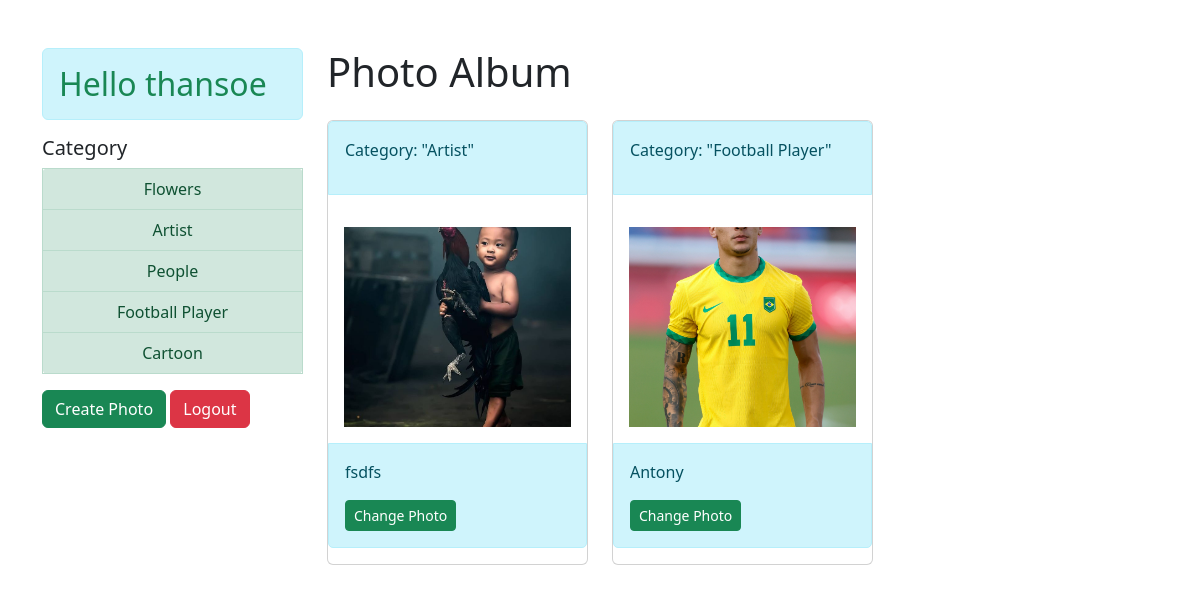
The app's page /photo (signed in) with its own data.
### photo/models.py (models this page shows, shortened)
class Category(models.Model):
     user = models.ForeignKey(User, on_delete=models.SET_NULL, null=True, blank=True)
     name = models.CharField(max_length=50)
     def __str__(self):
          return self.name

class Photo(models.Model):
     category = models.ForeignKey(Category, on_delete=models.CASCADE)
     title = models.CharField(max_length=100)
     image = models.ImageField(upload_to='photo_album')

### photo/views.py (the view)
# urls.py: path('photo', views.photo_album, name="photoAlbum"),
@login_required(login_url='loginpage')
def photo_album(request):
     user = request.user
     category = request.GET.get('category')
     photos = Photo.objects.all()
     categories = Category.objects.all()
     if category == None:
          photos = Photo.objects.filter(category__user=user)
     else:
          photos = Photo.objects.filter(category__name=category)
     context = {
          'categories':categories,
          'photos':photos
     }
     return render(request, 'photo/photo_index.html', context)

### templates/photo/photo_index.html (shortened to what this page needs)
<!DOCTYPE html>
<html lang="en">
     <head>
          <link href="https://cdn.jsdelivr.net/npm/bootstrap@5.2.1/dist/css/bootstrap.min.css" rel="stylesheet"
>
     </head>
     <body>
          <div class="photo mt-5 container">
               <div class="row ">
                    <div class="col-lg-3">
                         <h2 class='text-success alert alert-info'>Hello {{ request.user }} </h2>
                         <div class="category">
                              <h5>Category</h5>
                              <table class="table table-bordered table-hover alert alert-success">
                                   {% for category in categories %}
                                   <tr class="text-center">
                                        <td>{{ category.name }}</td>
                                   </tr>
                                   {% endfor %}
                              </table>
                         </div>
                         <a href="{% url 'photo_create' %}" class="btn btn-success">Create Photo</a>
                         <a href="{% url 'logout' %}"><button class="btn btn-danger">Logout</button></a>
                    </div>
                    <div class="col-lg-9">
                         <h1>Photo Album</h1>
                         <div class="row">
                              {% for photo in photos %}
                              <div class="col col-md-4 col-sm-12">
                                 <div class="card mt-3">
                                    <div class="card-header alert alert-info">
                                       <p>Category:  "{{ photo.category }}"</p>
                                    </div>
                                    <div class="card-body" >
                                       <img src="{{ photo.image.url }}" alt="" width="100%" height="200px" style="object-fit:cover">
                                    </div>
                                    <div class="card-footer alert alert-info">
                                       <p>{{ photo.title }}</p>
                                       <a href="#" class="btn btn-sm btn-success">Change Photo</a>
                                    </div>
                                 </div>
                              </div>
                              {% endfor %}
                           </div>
                    </div>
               </div>
          </div>
     </body>
</html>

### records on screen
Category: name "Flowers"
Category: name "Artist"
Category: name "People"
Category: name "Football Player"
Category: name "Cartoon"
Photo: category "Artist", image (picture), title "fsdfs"
Photo: category "Football Player", image (picture), title "Antony"

### other values on screen
{{ request.user }} "thansoe"
